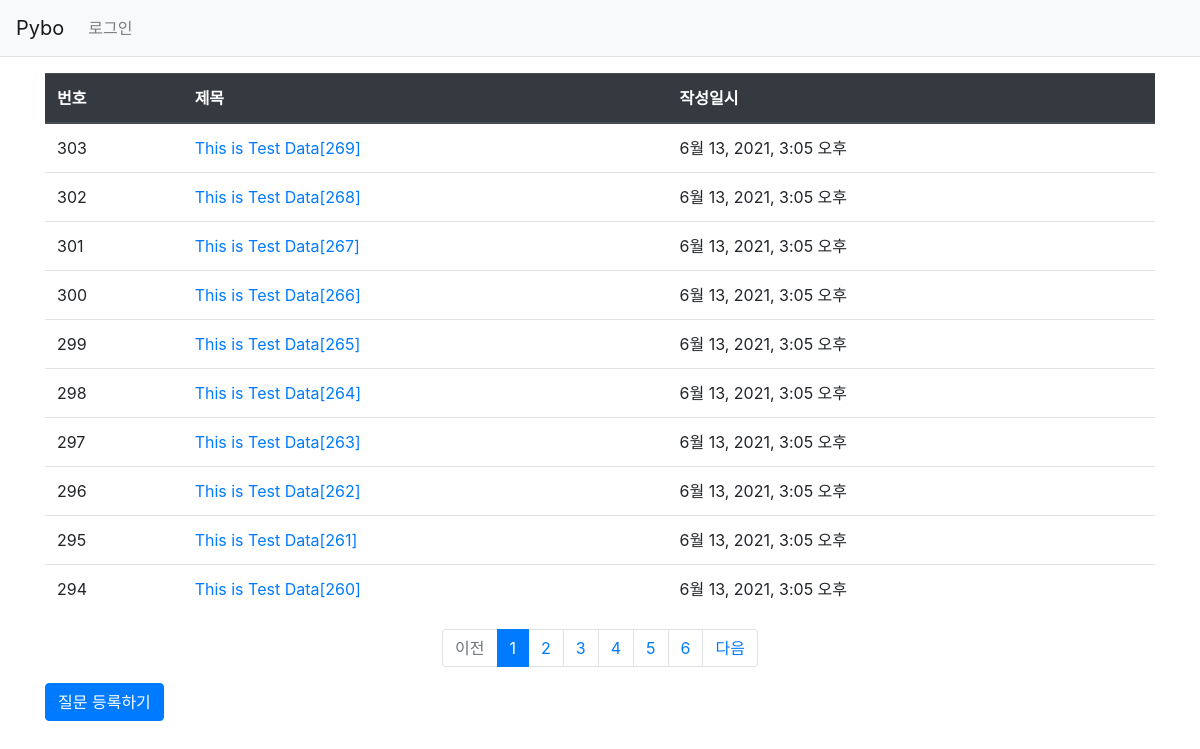
The page / on the database its author committed.
### pybo/models.py (models this page shows, shortened)
class Question(models.Model):
    subject = models.CharField(max_length=200)
    content = models.TextField()
    create_date = models.DateTimeField()

### pybo/views.py (the view)
# urls.py: path('',views.index,name='index'),
def index(request):
    page = request.GET.get('page','1')
    question_list = Question.objects.order_by('-create_date')
    paginator = Paginator(question_list, 10)#페이지당 10개씩 보여주기
    page_obj = paginator.get_page(page)
    context = {'question_list': page_obj}
    return render(request,'pybo/question_list.html',context)

### pybo/templatetags/pybo_filter.py (called while the page is built)
@register.filter
def sub(value, arg):
    return value - arg

### templates/pybo/question_list.html (shortened to what this page needs)
{% extends 'base.html' %}
{% load pybo_filter %}
{% block content %}
<div class="container my-3">
    <table class="table">
        <thead>
            <tr class="thead-dark">
                <th>번호</th>
                <th>제목</th>
                <th>작성일시</th>
            </tr>
        </thead>
        <tbody>
            {% if question_list %}
            {% for question in question_list %}
            <tr>
                <td>{{ question_list.paginator.count|sub:question_list.start_index|sub:forloop.counter0|add:1 }}</td>
                <td>
                    <a href="{% url 'pybo:detail' question.id %}">{{question.subject}}</a>
                </td>
                <td>{{question.create_date}}</td>
            </tr>
            {% endfor %}
            {% else %}
            <tr>
                <td colspan="3">질문이 없습니다.</td>
            </tr>
            {% endif %}
        </tbody>
    </table>
    <ul class="pagination justify-content-center">
        {% if question_list.has_previous %}
        <li class="page-item">
            <a class="page-link" href="?page={{question_list.previous_page_number }}">이전</a>
        </li>
        {% else %}
        <li class="page-item disabled">
            <a class="page-link" tabindex="-1" aria-disabled="true" href="#">이전</a>
        </li>
        {% endif %}
        {% for page_number in question_list.paginator.page_range %}
        {% if page_number >= question_list.number|add:-5 and page_number <= question_list.number|add:5 %}
        {% if page_number == question_list.number %}
            <li class="page-item active" aria-current="page">
            <a class="page-link" href="?page={{page_number}}">{{page_number}}</a>
            </li>
            {% else %}
            <li class="page-item">
                <a class="page-link" href="?page={{page_number}}">{{page_number}}</a>
            </li>
            {% endif %}
            {% endif %}
            {% endfor %}
            {% if question_list.has_next %}
            <li class="page-item">
                <a class="page-link" href="?page={{question_list.next_page_number">다음</a>
            </li>
            {% else %}
            <li class="page-item diasabled">
                <a class="page-link" tabindex="-1" aria-disabled="true" href="#">다음</a>
            </li>
            {% endif %}
    </ul>
    <a href="{% url 'pybo:question_create' %}" class="btn btn-primary">질문 등록하기</a>
</div>
{% endblock %}

### rows shown on the page
Question: paginator.count|sub "303", subject "This is Test Data[269]", create_date "6월 13, 2021, 3:05 오후"
Question: paginator.count|sub "302", subject "This is Test Data[268]", create_date "6월 13, 2021, 3:05 오후"
Question: paginator.count|sub "301", subject "This is Test Data[267]", create_date "6월 13, 2021, 3:05 오후"
Question: paginator.count|sub "300", subject "This is Test Data[266]", create_date "6월 13, 2021, 3:05 오후"
Question: paginator.count|sub "299", subject "This is Test Data[265]", create_date "6월 13, 2021, 3:05 오후"
Question: paginator.count|sub "298", subject "This is Test Data[264]", create_date "6월 13, 2021, 3:05 오후"
Question: paginator.count|sub "297", subject "This is Test Data[263]", create_date "6월 13, 2021, 3:05 오후"
Question: paginator.count|sub "296", subject "This is Test Data[262]", create_date "6월 13, 2021, 3:05 오후"
Question: paginator.count|sub "295", subject "This is Test Data[261]", create_date "6월 13, 2021, 3:05 오후"
Question: paginator.count|sub "294", subject "This is Test Data[260]", create_date "6월 13, 2021, 3:05 오후"

### other values the page prints
{{ page_number }} "1"
{{ page_number }} "2" "3" "4" "5" "6"
